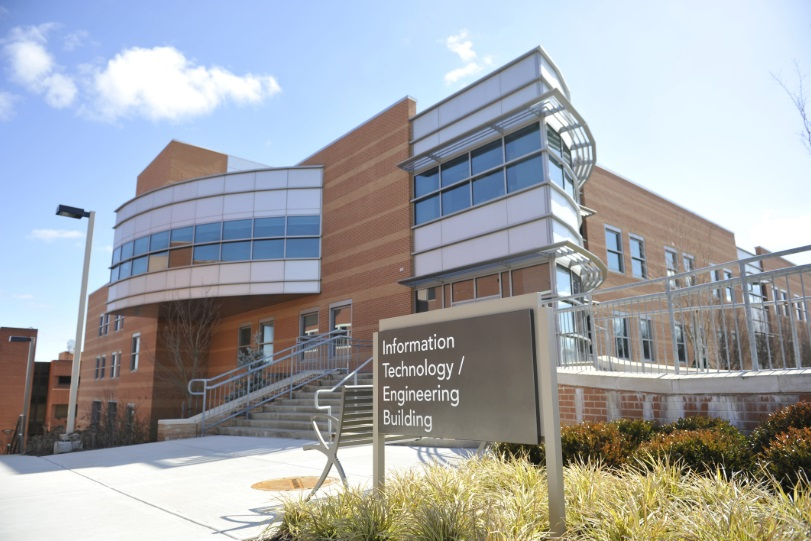
#> input picture Sampling/umbc.jpg, 811 x 541 px
$ python UpSample.py
#> lines starting #> are read from the running program, lines starting #| are printed output that depends on the picture
import cv2
import matplotlib.pylab as plt
img = cv2.imread('umbc.jpg', 0)
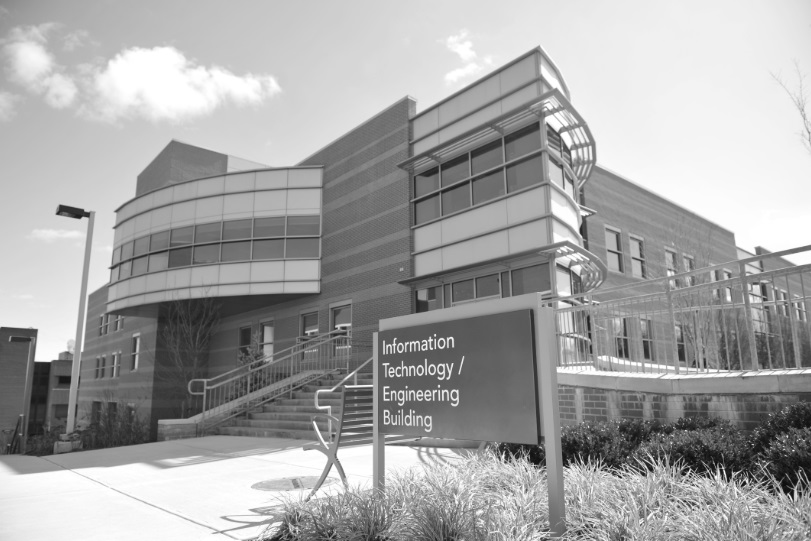
#> img: shape (541, 811); min 6, max 255, mean 164.8
print(img.shape)
#| (541, 811)
plt.figure(figsize=(5,5))
plt.imshow(img, cmap= 'gray')
plt.show()
#cv2.imshow('image',img)
#cv2.waitKey(0)
#cv2.destroyAllWindows()

near_img = cv2.resize(img,(img.shape[0] * 8, img.shape[1] * 8), interpolation = cv2.INTER_NEAREST)
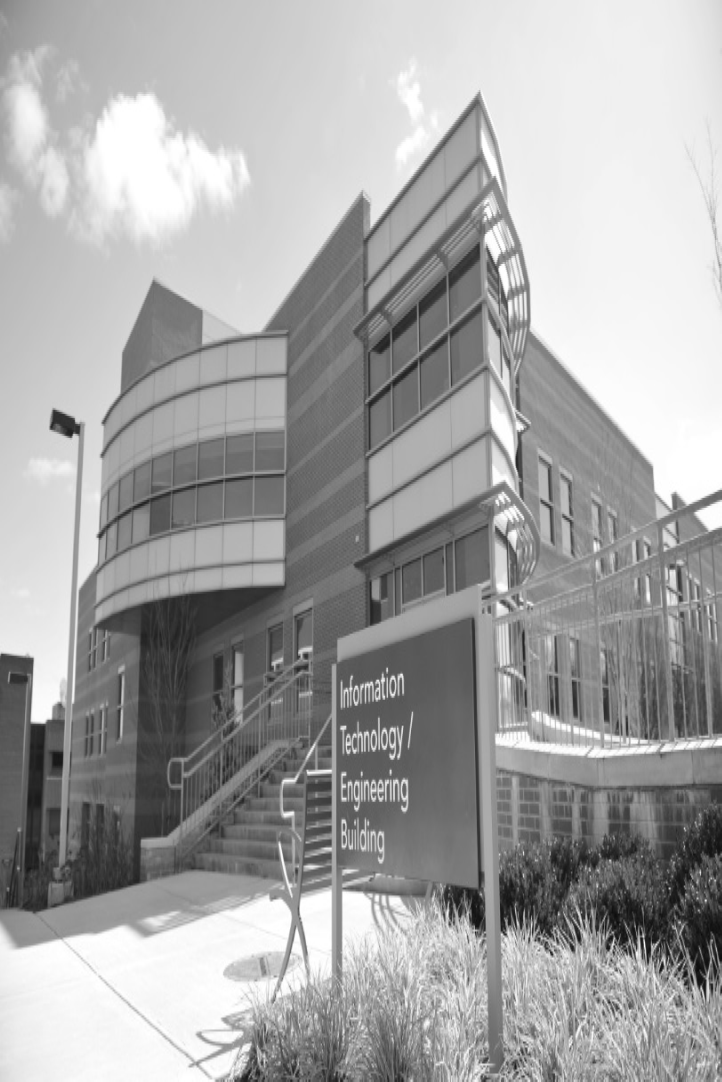
#> near_img: shape (6488, 4328) (shown at 1/6 size); min 6, max 255, mean 164.8
print(near_img.shape)
#| (6488, 4328)
plt.figure(figsize=(5,5))
plt.imshow(near_img, cmap= 'gray')
plt.show()
#cv2.imshow('image',near_img)
#cv2.waitKey(0)
#cv2.destroyAllWindows()

near_img = cv2.resize(img,(img.shape[0] * 8, img.shape[1] * 8), interpolation = cv2.INTER_LINEAR)
print(near_img.shape)
#| (6488, 4328)
plt.figure(figsize=(5,5))
plt.imshow(near_img, cmap= 'gray')
plt.show()

near_img = cv2.resize(img,(img.shape[0] * 8, img.shape[1] * 8), interpolation = cv2.INTER_CUBIC)
print(near_img.shape)
#| (6488, 4328)
plt.figure(figsize=(5,5))
plt.imshow(near_img, cmap= 'gray')
plt.show()

$ run again, with Sampling/mouse.jpg copied over Sampling/umbc.jpg
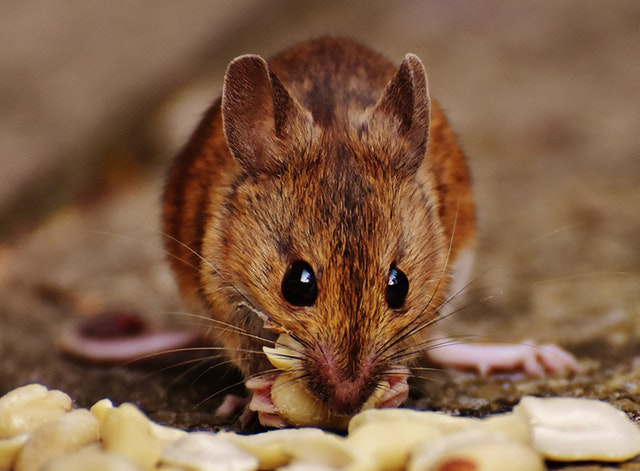
#> input picture Sampling/mouse.jpg, 640 x 471 px
#> `img = cv2.imread('umbc.jpg', 0)`:
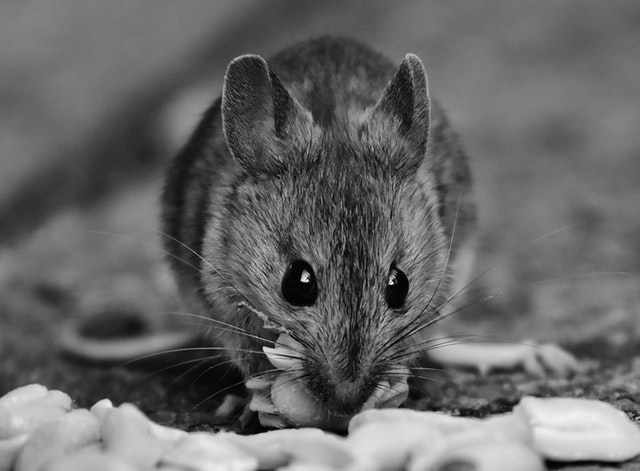
#> img: shape (471, 640); min 0, max 254, mean 103.6
#| (471, 640)
#> `near_img = cv2.resize(img,(img.shape[0] * 8, img.shape[1] * 8), interp..`:
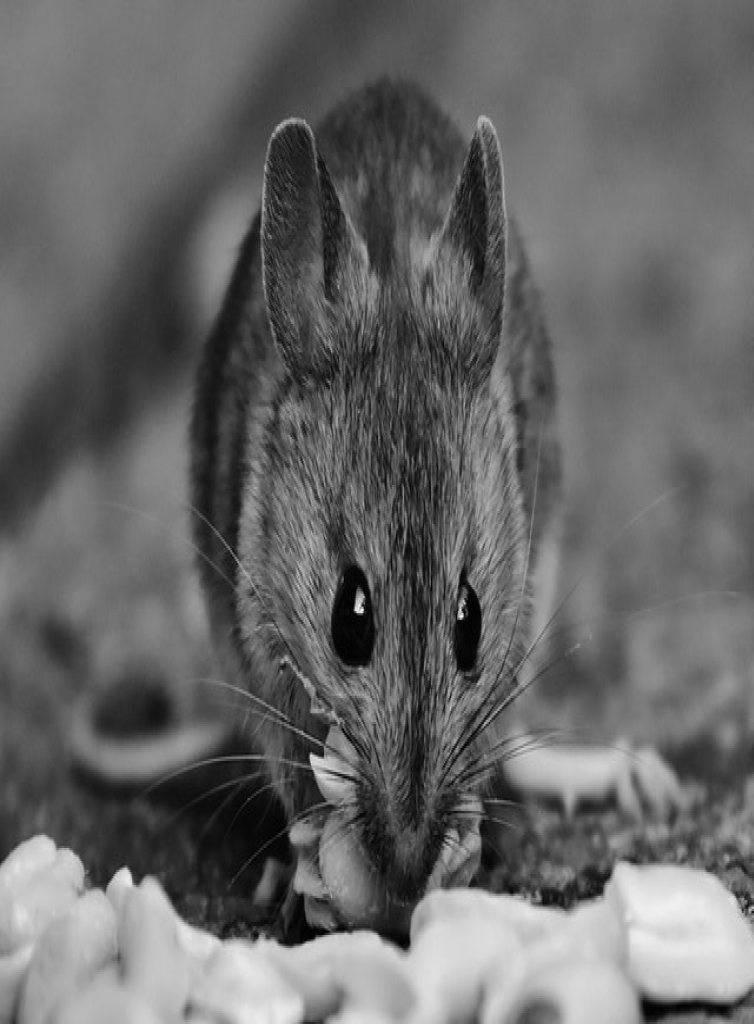
#> near_img: shape (5120, 3768) (shown at 1/5 size); min 0, max 254, mean 103.6
#| (5120, 3768)
#| (5120, 3768)
#| (5120, 3768)
